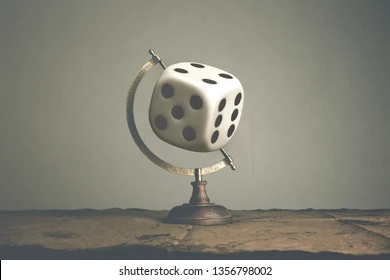
//> input picture dice.webp, 390 x 280 px
$ ./scaling_image dice.webp out.png 100 100 100 100   (built with g++ and OpenCV 4)
//> lines starting //> are read from the running program, lines starting //| are printed output that depends on the picture
#include <stdio.h>
// #include <mpi.h>

#include <opencv2/opencv.hpp>

// mpirun -n 4 ./upscale_image input.jpg output.jpg 0 0 640 480

using namespace cv;

int main(int argc, char **argv)
{

    // [18 lines of commented-out code are left out]

    if (argc != 7)
    {
        printf("usage: %s <input_image> <output_image> <x> <y> <width> <height>\n", argv[0]);
        return -1;
    }

    Mat input_image = imread(argv[1], IMREAD_COLOR);
//> input_image is the input picture: 280 rows x 390 cols, CV_8UC3; mean B, G, R 128.3, 139.4, 140.7

    if (input_image.empty())
    {
        printf("error: could not load input image\n");
        return -1;
    }

    int x, y, width, height;

    x = atoi(argv[3]);
//> x = 100
    y = atoi(argv[4]);
//> y = 100
    width = atoi(argv[5]);
//> width = 100
    height = atoi(argv[6]);
//> height = 100

    Rect roi(x, y, width, height);
//> roi = Rect(100, 100, 100, 100)

    Mat roi_image = input_image(roi);
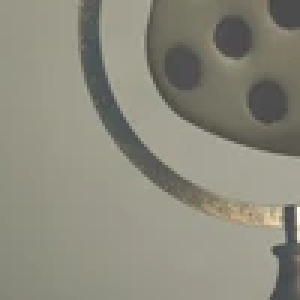
//> roi_image: 100 rows x 100 cols, CV_8UC3 (shown 3 times larger); mean B, G, R 124.3, 137.4, 139.3

    // Upscale the chunk using Lanczos resampling
    Mat upscaled_roi_image = Mat(input_image.size(), input_image.type());

    resize(roi_image, upscaled_roi_image, Size(width * 2, height * 2), 0, 0, INTER_LANCZOS4);

    imwrite(argv[2], upscaled_roi_image);
    return 0;
}
